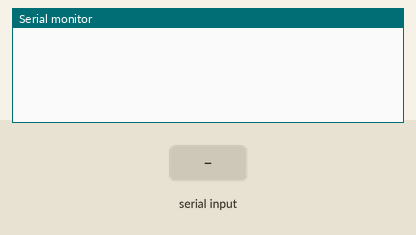
A sketch run on a simulated Arduino Uno, built with avr-gcc and run on an emulated ATmega328P. Shown: the last lines printed to the serial monitor. Inputs (shaded band) come from the test bench.

Above: at 1.2 s.
1.3 s: "90 45 200\n" received over Serial
At 3.4 s:
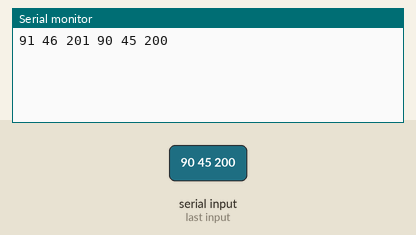
3.8 s: "90 45\n" received over Serial
At 5.3 s:
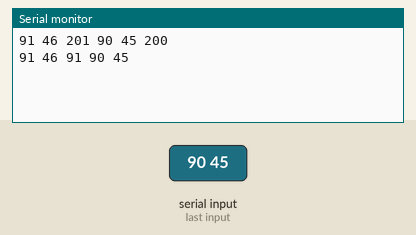
6.3 s: "0\n" received over Serial
At 8.3 s:
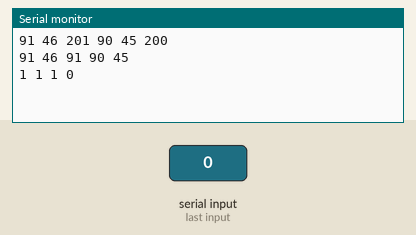

The sketch:

serialStringToIntParse.ino
```cpp
String stringIn = "";
int values[3];

void setup() {
  Serial.begin(115200);
}

void loop() {
  while(Serial.available() == 0){
  }
  stringIn = Serial.readString();
  int space1 = stringIn.indexOf(' ');
  int space2 = stringIn.indexOf(' ', space1 + 1);
  int len = stringIn.length();
  String str1 = stringIn.substring(0, space1);
  String str2 = stringIn.substring(space1 + 1, space2);
  String str3 = stringIn.substring(space2 + 1, len);
  values[0] = str1.toInt();
  values[1] = str2.toInt();
  values[2] = str3.toInt();
  Serial.print(values[0] + 1);
  Serial.print(' ');
  Serial.print(values[1] + 1);
  Serial.print(' ');
  Serial.print(values[2] + 1);
  Serial.print(' ');
  Serial.println(stringIn);

}
```

Measured:
- after the input at 1.3 s, the serial monitor: prints a new line after 1.0 s (image 1)
- after the input at 3.8 s, the serial monitor: prints a new line after 1.0 s (image 2)
- after the input at 6.3 s, the serial monitor: prints a new line after 1.0 s (image 3)
